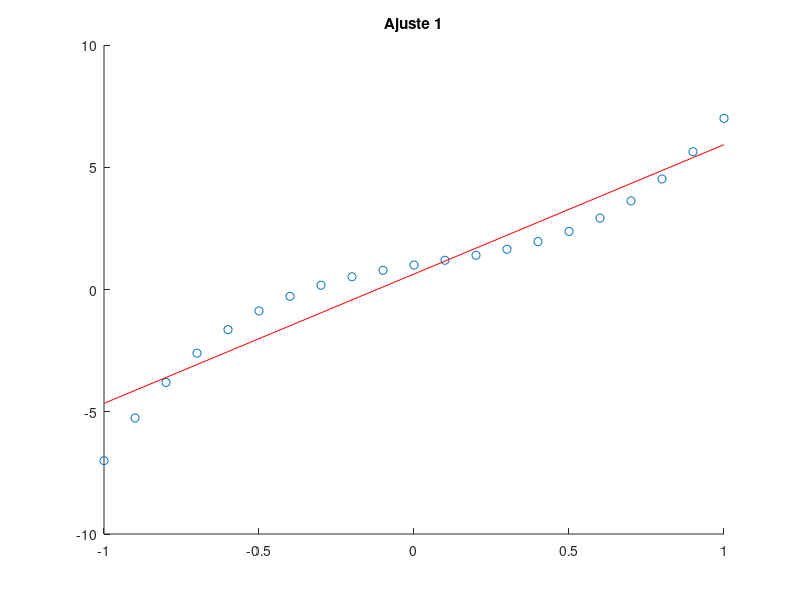

Here is the MATLAB script that generated this plot: (Note: this script raises an error after producing the figure.)
clear all;
close all;
clc;
x = [-1 : 0.1 : 1]';
y = [5*x.^3 - x.^2 + 2*x + 1];
A = [x ones(size(x))];
coefs = pinv(A)*y;
figure,hold on; plot (x,y,'o'); plot(x,A*coefs,'r'),title('Ajuste 1');
plot(x,A*mipolyfit(x,y,1),'*b'); % pinto mi polyfit con asteriscos para verlo mejor, las graficas se superponen (como debe ser)
legend("Puntos", "Primer ajuste", "mipolyfit");
hold off; 

A = [x x.^2 ones(size(x))];
coefs = pinv(A)*y;
figure,hold on; plot (x,y,'o'); plot (x,A*coefs,'r'),title('Ajuste 2');
plot(x,A*mipolyfit(x,y,2),'*b');
legend("Puntos", "Primer ajuste", "mipolyfit");
hold off; 


A = [x x.^2  x.^3 ones(size(x))];
coefs = pinv(A)*y;
figure,hold on; plot (x,y,'o'); plot (x,A*coefs,'r'),title('Ajuste 3');
plot(x,A*mipolyfit(x,y,3),'*b');
legend("Puntos", "Primer ajuste", "mipolyfit");
hold off; 


